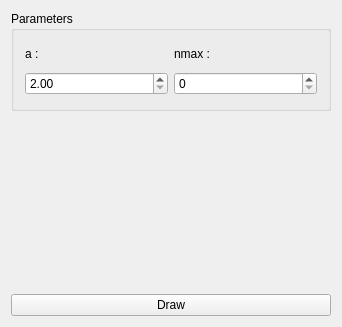
<?xml version="1.0" encoding="UTF-8"?>
<ui version="4.0">
 <class>MainWidget</class>
 <widget class="QWidget" name="MainWidget">
  <property name="geometry">
   <rect>
    <x>0</x>
    <y>0</y>
    <width>342</width>
    <height>327</height>
   </rect>
  </property>
  <property name="windowTitle">
   <string>MainWidget</string>
  </property>
  <layout class="QGridLayout" name="gridLayout">
   <item row="2" column="0" colspan="2">
    <widget class="QCustomPlot" name="plot" native="true"/>
   </item>
   <item row="0" column="0" colspan="2">
    <widget class="QGroupBox" name="grp_opt">
     <property name="maximumSize">
      <size>
       <width>16777215</width>
       <height>100</height>
      </size>
     </property>
     <property name="title">
      <string>Parameters</string>
     </property>
     <layout class="QGridLayout" name="gridLayout_2">
      <item row="1" column="3">
       <widget class="QSpinBox" name="spb_nmax">
        <property name="maximum">
         <number>2147483647</number>
        </property>
       </widget>
      </item>
      <item row="0" column="3">
       <widget class="QLabel" name="lbl_nmax">
        <property name="maximumSize">
         <size>
          <width>16777215</width>
          <height>20</height>
         </size>
        </property>
        <property name="text">
         <string>nmax :</string>
        </property>
        <property name="textFormat">
         <enum>Qt::AutoText</enum>
        </property>
       </widget>
      </item>
      <item row="0" column="2">
       <widget class="QLabel" name="lbl_a">
        <property name="maximumSize">
         <size>
          <width>16777215</width>
          <height>20</height>
         </size>
        </property>
        <property name="text">
         <string>a :</string>
        </property>
       </widget>
      </item>
      <item row="1" column="2">
       <widget class="QDoubleSpinBox" name="spb_a">
        <property name="minimum">
         <double>2.000000000000000</double>
        </property>
        <property name="maximum">
         <double>2147483647.000000000000000</double>
        </property>
       </widget>
      </item>
     </layout>
    </widget>
   </item>
   <item row="5" column="0" colspan="2">
    <widget class="QPushButton" name="btn_draw">
     <property name="text">
      <string>Draw</string>
     </property>
    </widget>
   </item>
  </layout>
 </widget>
 <layoutdefault spacing="6" margin="11"/>
 <customwidgets>
  <customwidget>
   <class>QCustomPlot</class>
   <extends>QWidget</extends>
   <header>qt-plugins/qcustomplot.h</header>
   <container>1</container>
  </customwidget>
 </customwidgets>
 <resources/>
 <connections/>
</ui>
